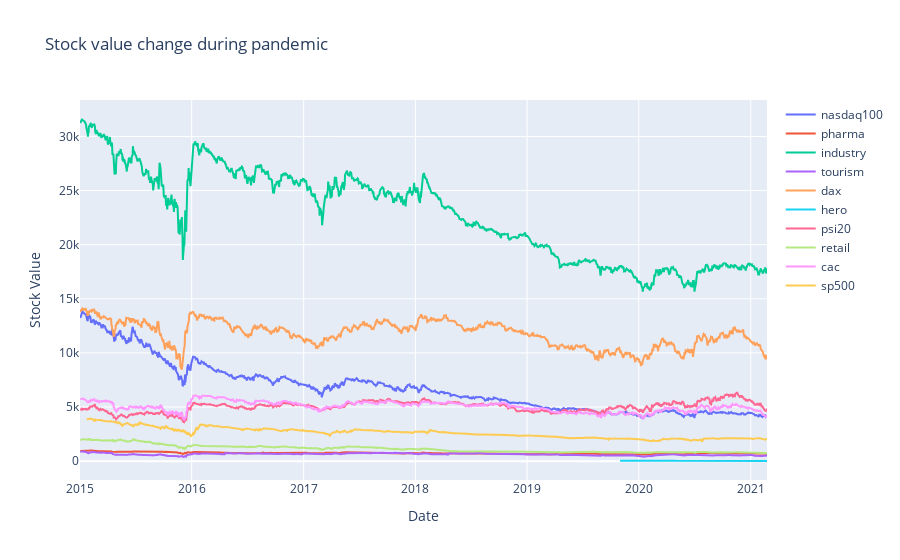

Here is the notebook cell this chart was saved with:
### Code cell
data_scatter = [dict(type='scatter',
                        x=df[0]['Data'].sort_values(),
                        y=df[0]['Último'],
                        name=f'{df[1]}'
                       )
               for df in df_list]

layout_scatter =dict(title=dict(text='Stock value change during pandemic'),
                 yaxis=dict(title='Stock Value'),
                 xaxis=dict(title='Date')
                )
scatter = go.Figure(data = data_scatter, layout=layout_scatter)
scatter.show()

### Figure 1 — Plotly figure (JSON) as saved in the notebook; plotly's stock layout.template omitted (floating-point values rounded to 4 significant figures; data arrays with more than 128 entries replaced by an {"elided": "..."} marker saying what was removed)
{"data": [{"name": "nasdaq100", "type": "scatter", "x": {"elided": "1545 str values"}, "y": {"elided": "1545 float values"}}, {"name": "pharma", "type": "scatter", "x": {"elided": "1546 str values"}, "y": {"elided": "1546 float values"}}, {"name": "industry", "type": "scatter", "x": {"elided": "1546 str values"}, "y": {"elided": "1546 float values"}}, {"name": "tourism", "type": "scatter", "x": {"elided": "1546 str values"}, "y": {"elided": "1546 float values"}}, {"name": "dax", "type": "scatter", "x": {"elided": "1581 str values"}, "y": {"elided": "1581 float values"}}, {"name": "hero", "type": "scatter", "x": {"elided": "324 str values"}, "y": {"elided": "324 float values"}}, {"name": "psi20", "type": "scatter", "x": {"elided": "1572 str values"}, "y": {"elided": "1572 float values"}}, {"name": "retail", "type": "scatter", "x": {"elided": "1546 str values"}, "y": {"elided": "1546 float values"}}, {"name": "cac", "type": "scatter", "x": {"elided": "1572 str values"}, "y": {"elided": "1572 float values"}}, {"name": "sp500", "type": "scatter", "x": {"elided": "1607 str values"}, "y": {"elided": "1607 float values"}}], "layout": {"title": {"text": "Stock value change during pandemic"}, "xaxis": {"title": {"text": "Date"}}, "yaxis": {"title": {"text": "Stock Value"}}}}
